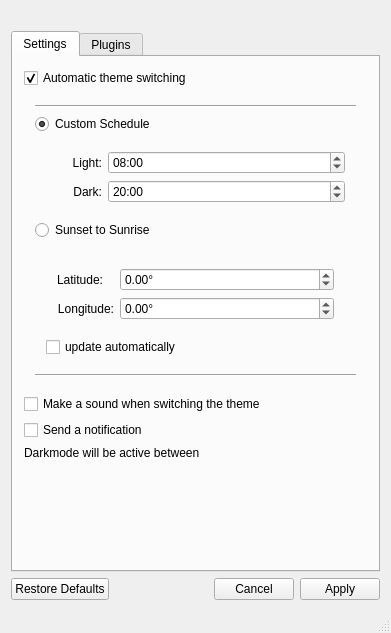
<?xml version="1.0" encoding="UTF-8"?>
<ui version="4.0">
 <class>main_window</class>
 <widget class="QMainWindow" name="main_window">
  <property name="enabled">
   <bool>true</bool>
  </property>
  <property name="geometry">
   <rect>
    <x>0</x>
    <y>0</y>
    <width>391</width>
    <height>633</height>
   </rect>
  </property>
  <property name="minimumSize">
   <size>
    <width>377</width>
    <height>0</height>
   </size>
  </property>
  <property name="windowTitle">
   <string notr="true">Yin &amp; Yang</string>
  </property>
  <property name="windowIcon">
   <iconset>
    <normaloff>:/icons/Logo</normaloff>:/icons/Logo</iconset>
  </property>
  <property name="locale">
   <locale language="English" country="UnitedKingdom"/>
  </property>
  <widget class="QWidget" name="central_widget">
   <layout class="QVBoxLayout" name="central_widget_layout">
    <item>
     <layout class="QHBoxLayout" name="logo_layout">
      <item alignment="Qt::AlignHCenter|Qt::AlignVCenter">
       <widget class="QLabel" name="logo">
        <property name="pixmap">
         <pixmap resource="resources.qrc">:/icons/logo</pixmap>
        </property>
        <property name="scaledContents">
         <bool>true</bool>
        </property>
        <property name="alignment">
         <set>Qt::AlignCenter</set>
        </property>
       </widget>
      </item>
     </layout>
    </item>
    <item>
     <widget class="QTabWidget" name="tab_widget">
      <property name="minimumSize">
       <size>
        <width>368</width>
        <height>0</height>
       </size>
      </property>
      <property name="currentIndex">
       <number>0</number>
      </property>
      <widget class="QWidget" name="settings">
       <attribute name="title">
        <string>Settings</string>
       </attribute>
       <layout class="QVBoxLayout" name="settings_layout">
        <item>
         <widget class="QCheckBox" name="btn_enable">
          <property name="text">
           <string>Automatic theme switching</string>
          </property>
          <property name="checked">
           <bool>true</bool>
          </property>
         </widget>
        </item>
        <item>
         <widget class="QWidget" name="schedule_settings" native="true">
          <layout class="QVBoxLayout" name="schedule_settings_layout">
           <item>
            <widget class="Line" name="line_top">
             <property name="orientation">
              <enum>Qt::Horizontal</enum>
             </property>
            </widget>
           </item>
           <item>
            <widget class="QRadioButton" name="btn_schedule">
             <property name="text">
              <string>Custom Schedule</string>
             </property>
             <property name="checked">
              <bool>true</bool>
             </property>
            </widget>
           </item>
           <item>
            <widget class="QFrame" name="time">
             <property name="sizePolicy">
              <sizepolicy hsizetype="Preferred" vsizetype="Preferred">
               <horstretch>0</horstretch>
               <verstretch>0</verstretch>
              </sizepolicy>
             </property>
             <layout class="QFormLayout" name="time_layout">
              <property name="labelAlignment">
               <set>Qt::AlignCenter</set>
              </property>
              <property name="leftMargin">
               <number>37</number>
              </property>
              <item row="0" column="0">
               <widget class="QLabel" name="label_light">
                <property name="text">
                 <string>Light:</string>
                </property>
                <property name="alignment">
                 <set>Qt::AlignRight|Qt::AlignTrailing|Qt::AlignVCenter</set>
                </property>
               </widget>
              </item>
              <item row="0" column="1">
               <widget class="QTimeEdit" name="inp_time_light">
                <property name="sizePolicy">
                 <sizepolicy hsizetype="Minimum" vsizetype="Minimum">
                  <horstretch>0</horstretch>
                  <verstretch>0</verstretch>
                 </sizepolicy>
                </property>
                <property name="minimumSize">
                 <size>
                  <width>88</width>
                  <height>0</height>
                 </size>
                </property>
                <property name="displayFormat">
                 <string notr="true">HH:mm</string>
                </property>
                <property name="time">
                 <time>
                  <hour>8</hour>
                  <minute>0</minute>
                  <second>0</second>
                 </time>
                </property>
               </widget>
              </item>
              <item row="1" column="0">
               <widget class="QLabel" name="label_dark">
                <property name="text">
                 <string>Dark:</string>
                </property>
                <property name="alignment">
                 <set>Qt::AlignRight|Qt::AlignTrailing|Qt::AlignVCenter</set>
                </property>
               </widget>
              </item>
              <item row="1" column="1">
               <widget class="QTimeEdit" name="inp_time_dark">
                <property name="sizePolicy">
                 <sizepolicy hsizetype="Minimum" vsizetype="Minimum">
                  <horstretch>0</horstretch>
                  <verstretch>0</verstretch>
                 </sizepolicy>
                </property>
                <property name="minimumSize">
                 <size>
                  <width>88</width>
                  <height>0</height>
                 </size>
                </property>
                <property name="displayFormat">
                 <string notr="true">HH:mm</string>
                </property>
                <property name="time">
                 <time>
                  <hour>20</hour>
                  <minute>0</minute>
                  <second>0</second>
                 </time>
                </property>
               </widget>
              </item>
             </layout>
            </widget>
           </item>
           <item>
            <widget class="QRadioButton" name="btn_sun">
             <property name="text">
              <string>Sunset to Sunrise</string>
             </property>
            </widget>
           </item>
           <item>
            <widget class="QFrame" name="location">
             <layout class="QVBoxLayout" name="verticalLayout">
              <item>
               <widget class="QWidget" name="location_input" native="true">
                <layout class="QFormLayout" name="formLayout">
                 <item row="1" column="0">
                  <widget class="QLabel" name="label_longitude">
                   <property name="text">
                    <string>Longitude:</string>
                   </property>
                   <property name="alignment">
                    <set>Qt::AlignRight|Qt::AlignTrailing|Qt::AlignVCenter</set>
                   </property>
                  </widget>
                 </item>
                 <item row="1" column="1">
                  <widget class="QDoubleSpinBox" name="inp_longitude">
                   <property name="sizePolicy">
                    <sizepolicy hsizetype="Minimum" vsizetype="Fixed">
                     <horstretch>0</horstretch>
                     <verstretch>0</verstretch>
                    </sizepolicy>
                   </property>
                   <property name="minimumSize">
                    <size>
                     <width>88</width>
                     <height>0</height>
                    </size>
                   </property>
                   <property name="suffix">
                    <string notr="true">°</string>
                   </property>
                   <property name="minimum">
                    <double>-180.000000000000000</double>
                   </property>
                   <property name="maximum">
                    <double>180.000000000000000</double>
                   </property>
                  </widget>
                 </item>
                 <item row="0" column="0">
                  <widget class="QLabel" name="label_latitude">
                   <property name="text">
                    <string>Latitude:</string>
                   </property>
                   <property name="alignment">
                    <set>Qt::AlignRight|Qt::AlignTrailing|Qt::AlignVCenter</set>
                   </property>
                  </widget>
                 </item>
                 <item row="0" column="1">
                  <widget class="QDoubleSpinBox" name="inp_latitude">
                   <property name="sizePolicy">
                    <sizepolicy hsizetype="Minimum" vsizetype="Minimum">
                     <horstretch>0</horstretch>
                     <verstretch>0</verstretch>
                    </sizepolicy>
                   </property>
                   <property name="minimumSize">
                    <size>
                     <width>88</width>
                     <height>0</height>
                    </size>
                   </property>
                   <property name="suffix">
                    <string notr="true">°</string>
                   </property>
                   <property name="minimum">
                    <double>-90.000000000000000</double>
                   </property>
                   <property name="maximum">
                    <double>90.000000000000000</double>
                   </property>
                  </widget>
                 </item>
                </layout>
               </widget>
              </item>
              <item>
               <widget class="QCheckBox" name="btn_location">
                <property name="text">
                 <string>update automatically</string>
                </property>
               </widget>
              </item>
             </layout>
            </widget>
           </item>
           <item>
            <widget class="Line" name="line_bottom">
             <property name="orientation">
              <enum>Qt::Horizontal</enum>
             </property>
            </widget>
           </item>
          </layout>
         </widget>
        </item>
        <item>
         <widget class="QCheckBox" name="toggle_sound">
          <property name="text">
           <string>Make a sound when switching the theme</string>
          </property>
         </widget>
        </item>
        <item>
         <widget class="QCheckBox" name="toggle_notification">
          <property name="text">
           <string>Send a notification</string>
          </property>
         </widget>
        </item>
        <item>
         <widget class="QLabel" name="label_active">
          <property name="text">
           <string notr="true">Darkmode will be active between</string>
          </property>
         </widget>
        </item>
        <item>
         <spacer name="space_vertical">
          <property name="orientation">
           <enum>Qt::Vertical</enum>
          </property>
          <property name="sizeHint" stdset="0">
           <size>
            <width>20</width>
            <height>40</height>
           </size>
          </property>
         </spacer>
        </item>
       </layout>
      </widget>
      <widget class="QWidget" name="plugins">
       <attribute name="title">
        <string>Plugins</string>
       </attribute>
       <layout class="QVBoxLayout" name="plugins_layout">
        <item>
         <widget class="QScrollArea" name="plugins_scroll">
          <property name="frameShape">
           <enum>QFrame::NoFrame</enum>
          </property>
          <property name="widgetResizable">
           <bool>true</bool>
          </property>
          <widget class="QWidget" name="plugins_scroll_content">
           <property name="geometry">
            <rect>
             <x>0</x>
             <y>0</y>
             <width>359</width>
             <height>411</height>
            </rect>
           </property>
           <layout class="QVBoxLayout" name="plugins_scroll_content_layout"/>
          </widget>
         </widget>
        </item>
       </layout>
      </widget>
     </widget>
    </item>
    <item>
     <widget class="QDialogButtonBox" name="btn_box">
      <property name="standardButtons">
       <set>QDialogButtonBox::Apply|QDialogButtonBox::Cancel|QDialogButtonBox::RestoreDefaults</set>
      </property>
     </widget>
    </item>
   </layout>
  </widget>
  <widget class="QStatusBar" name="status_bar"/>
 </widget>
 <layoutdefault spacing="6" margin="11"/>
 <resources>
  <include location="resources.qrc"/>
 </resources>
 <connections>
  <connection>
   <sender>btn_sun</sender>
   <signal>toggled(bool)</signal>
   <receiver>location</receiver>
   <slot>setVisible(bool)</slot>
   <hints>
    <hint type="sourcelabel">
     <x>273</x>
     <y>308</y>
    </hint>
    <hint type="destinationlabel">
     <x>254</x>
     <y>379</y>
    </hint>
   </hints>
  </connection>
  <connection>
   <sender>btn_schedule</sender>
   <signal>toggled(bool)</signal>
   <receiver>time</receiver>
   <slot>setVisible(bool)</slot>
   <hints>
    <hint type="sourcelabel">
     <x>114</x>
     <y>192</y>
    </hint>
    <hint type="destinationlabel">
     <x>219</x>
     <y>280</y>
    </hint>
   </hints>
  </connection>
  <connection>
   <sender>btn_enable</sender>
   <signal>toggled(bool)</signal>
   <receiver>schedule_settings</receiver>
   <slot>setVisible(bool)</slot>
   <hints>
    <hint type="sourcelabel">
     <x>188</x>
     <y>153</y>
    </hint>
    <hint type="destinationlabel">
     <x>188</x>
     <y>318</y>
    </hint>
   </hints>
  </connection>
 </connections>
</ui>
